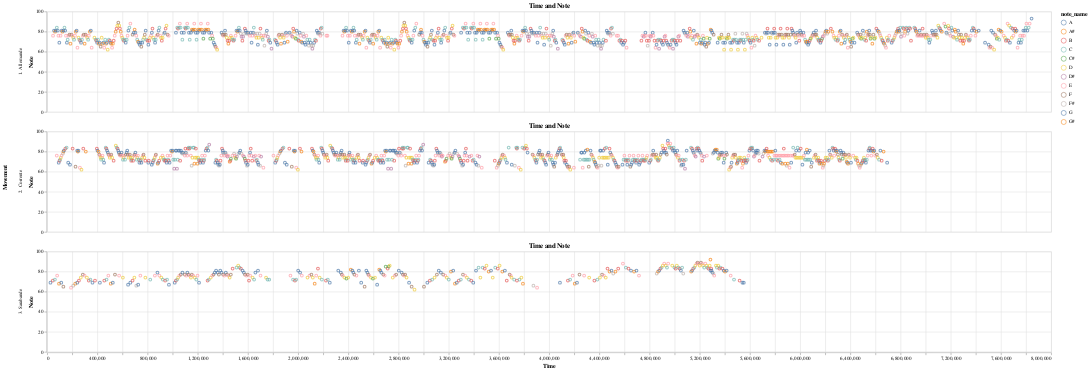

Notebook cell for this chart:
### Markdown cell above
## Plot notes
分析しやすいFlute soloから分析を行う
曲の調はA minor

### Code cell
import altair as alt
data = pd.DataFrame(solo_flute_data)
plot = alt.Chart(data).mark_point().encode(
    x=alt.X("start_time", title="Time"),
    y=alt.Y("note", title="Note"),
    tooltip=["note_name", "note", "start_time"],  # Add tooltips for interactivity
    color=alt.Color('note_name')
).properties(
    title="Time and Note",
    width=2000,
    height=200,
).facet(
    row=alt.Row("movement", title="Movement")  # Facet by movement
)

plot.show()

### Figure 1 — Vega-Lite specification as saved in the notebook (floating-point values rounded to 4 significant figures; data arrays with more than 128 entries replaced by an {"elided": "..."} marker saying what was removed)
{"config": {"view": {"continuousWidth": 300, "continuousHeight": 300}}, "data": {"name": "data-b377bfe8e9a9e502de7bc492afaed0e5"}, "facet": {"row": {"field": "movement", "title": "Movement", "type": "nominal"}}, "spec": {"mark": {"type": "point"}, "encoding": {"color": {"field": "note_name", "type": "nominal"}, "tooltip": [{"field": "note_name", "type": "nominal"}, {"field": "note", "type": "quantitative"}, {"field": "start_time", "type": "quantitative"}], "x": {"field": "start_time", "title": "Time", "type": "quantitative"}, "y": {"field": "note", "title": "Note", "type": "quantitative"}}, "height": 200, "title": "Time and Note", "width": 2000}, "$schema": "https://vega.github.io/schema/vega-lite/v5.20.1.json", "datasets": {"data-b377bfe8e9a9e502de7bc492afaed0e5": {"elided": "2214 records"}}}
